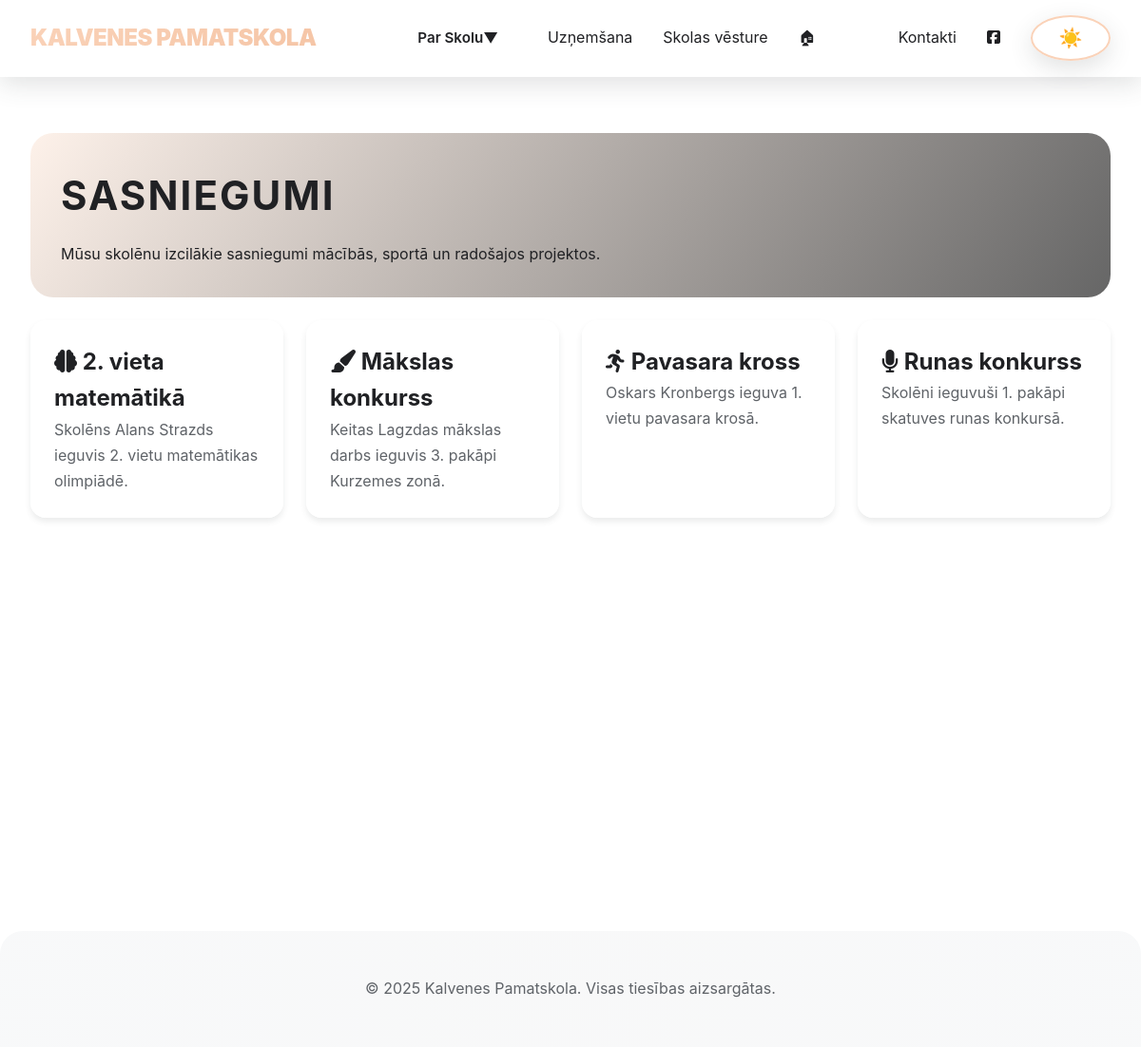
Screenshot of /Skola/SasniegumiNav.php with the database file from the repository.
### tables this page shows
CREATE TABLE `achievements` (
  `id` int(11) NOT NULL,
  `title` varchar(255) DEFAULT NULL,
  `description` text DEFAULT NULL,
  `icon` varchar(50) DEFAULT 'fa-award',
  `sort_order` int(11) DEFAULT 0,
  `created_at` timestamp NOT NULL DEFAULT current_timestamp()
);

### Skola/SasniegumiNav.php (the view, shortened to what this page needs)
<?php
$conn = @new mysqli("localhost", "root", "", "school_site");
$achievements = [];
if ($conn && !$conn->connect_error) {
    $tableExists = $conn->query("SHOW TABLES LIKE 'achievements'");
    if ($tableExists && $tableExists->num_rows > 0) {
        $result = $conn->query("SELECT title, description, icon FROM achievements ORDER BY sort_order ASC, id DESC");
        if ($result) {
            while ($row = $result->fetch_assoc()) {
                $achievements[] = $row;
            }
        }
    }
}
$project = explode("/", trim($_SERVER["SCRIPT_NAME"], "/"))[0];
?>
<!DOCTYPE html>
<html lang="lv">
<head>
    <link rel="stylesheet" href="/<?= htmlspecialchars($project) ?>/SkolaMainPage/Nav.css">
    <link rel="stylesheet" href="https://cdnjs.cloudflare.com/ajax/libs/font-awesome/6.5.0/css/all.min.css">
</head>
<body>
<nav class="navbar">
    <div class="nav-wrapper">
        <div class="logo">KALVENES PAMATSKOLA</div>
        <div class="nav-left">
            <div class="dropdown" id="SchoolDropdown">
                <a href="#" class="hover-underline dropdown-trigger">Par Skolu▼</a>
            </div>
            <a href="/<?= htmlspecialchars($project) ?>/Pienemsana/Uznemsana.php" class="hover-underline">Uzņemšana</a>
            <a href="/<?= htmlspecialchars($project) ?>/Skolasvest/Vesture.php" class="hover-underline">Skolas vēsture</a>
            <a href="/<?= htmlspecialchars($project) ?>/SkolaMainPage/Lapa.php" class="hover-underline">🏠︎</a>
        </div>
        <div class="nav-right">
            <a href="/<?= htmlspecialchars($project) ?>/Kontakti/KontaktiMain.php" class="hover-underline">Kontakti</a>
            <a href="https://www.facebook.com/kalvene.pamatskola.9/?locale=lv_LV" target="_blank" class="facebook-icon"><i class="fab fa-facebook-square"></i></a>
            <button type="button" class="dark-mode-toggle" aria-label="Toggle dark mode">🌙</button>
        </div>
    </div>
</nav>
<div class="page-content">
    <header class="achievements-hero">
        <h1>Sasniegumi</h1>
        <p>Mūsu skolēnu izcilākie sasniegumi mācībās, sportā un radošajos projektos.</p>
    </header>
    <section class="achievements-grid">
        <?php foreach ($achievements as $item): ?>
            <article class="achievement-card">
                <h2><i class="fas <?= htmlspecialchars($item['icon'] ?: 'fa-award') ?>"></i> <?= htmlspecialchars($item['title'] ?? 'Sasniegums') ?></h2>
                <p><?= htmlspecialchars($item['description'] ?? '') ?></p>
            </article>
        <?php endforeach; ?>
    </section>
</div>
<footer class="end-container">
    <p>© 2025 Kalvenes Pamatskola. Visas tiesības aizsargātas.</p>
</footer>
</body>
</html>

### rows the page displays
achievements: title "2. vieta matemātikā", description "Skolēns Alans Strazds ieguvis 2. vietu matemātikas olimpiādē."
achievements: title "Mākslas konkurss", description "Keitas Lagzdas mākslas darbs ieguvis 3. pakāpi Kurzemes zonā."
achievements: title "Pavasara kross", description "Oskars Kronbergs ieguva 1. vietu pavasara krosā."
achievements: title "Runas konkurss", description "Skolēni ieguvuši 1. pakāpi skatuves runas konkursā."
